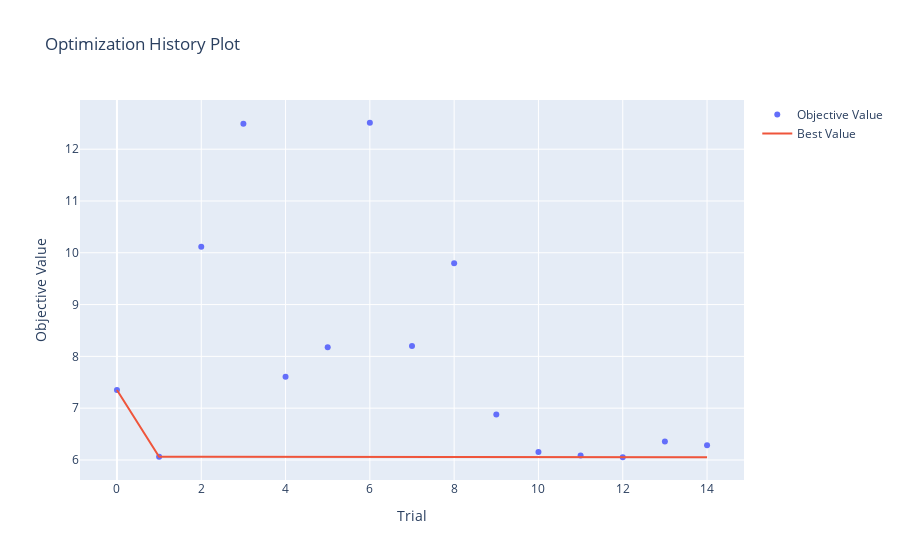
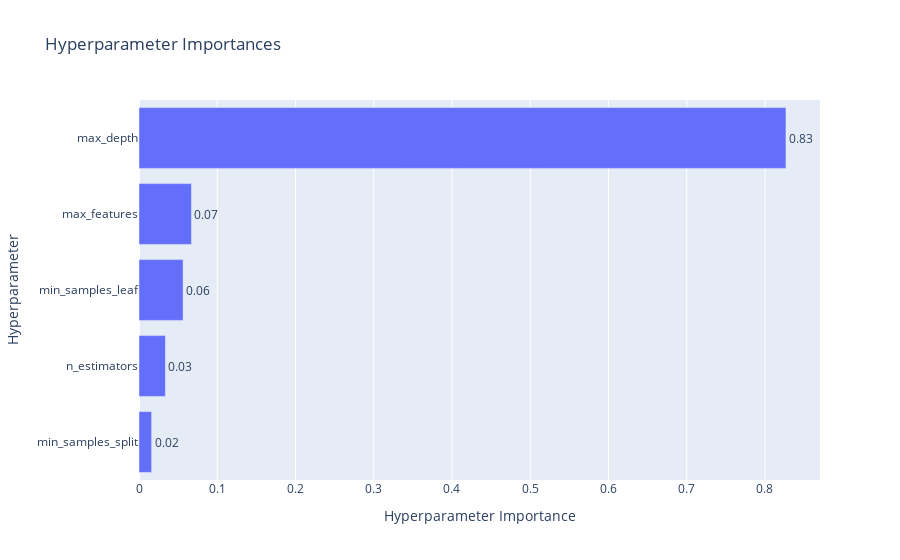

Here is the notebook cell these charts were saved with, in order:
### Code cell
vis.plot_optimization_history(study_rf).show()
vis.plot_param_importances(study_rf).show()

### Figure 1 — Plotly figure (JSON) as saved in the notebook; plotly's stock layout.template omitted (floating-point values rounded to 4 significant figures)
{"data": [{"mode": "markers", "name": "Objective Value", "x": [0, 1, 2, 3, 4, 5, 6, 7, 8, 9, 10, 11, 12, 13, 14], "y": [7.351, 6.063, 10.12, 12.49, 7.605, 8.175, 12.51, 8.201, 9.799, 6.879, 6.153, 6.088, 6.052, 6.358, 6.285], "type": "scatter"}, {"mode": "lines", "name": "Best Value", "x": [0, 1, 2, 3, 4, 5, 6, 7, 8, 9, 10, 11, 12, 13, 14], "y": [7.351, 6.063, 6.063, 6.063, 6.063, 6.063, 6.063, 6.063, 6.063, 6.063, 6.063, 6.063, 6.052, 6.052, 6.052], "type": "scatter"}, {"marker": {"color": "#cccccc"}, "mode": "markers", "name": "Infeasible Trial", "showlegend": false, "x": [], "y": [], "type": "scatter"}], "layout": {"title": {"text": "Optimization History Plot"}, "xaxis": {"title": {"text": "Trial"}}, "yaxis": {"title": {"text": "Objective Value"}}}}

### Figure 2 — Plotly figure (JSON) as saved in the notebook; plotly's stock layout.template omitted (floating-point values rounded to 4 significant figures)
{"data": [{"cliponaxis": false, "hovertemplate": ["min_samples_split (IntDistribution): 0.01611336785865112<extra></extra>", "n_estimators (IntDistribution): 0.03371309856983403<extra></extra>", "min_samples_leaf (IntDistribution): 0.05634663576169041<extra></extra>", "max_features (CategoricalDistribution): 0.06700816968578985<extra></extra>", "max_depth (IntDistribution): 0.8268187281240347<extra></extra>"], "name": "Objective Value", "orientation": "h", "text": ["0.02", "0.03", "0.06", "0.07", "0.83"], "textposition": "outside", "x": [0.01611, 0.03371, 0.05635, 0.06701, 0.8268], "y": ["min_samples_split", "n_estimators", "min_samples_leaf", "max_features", "max_depth"], "type": "bar"}], "layout": {"title": {"text": "Hyperparameter Importances"}, "xaxis": {"title": {"text": "Hyperparameter Importance"}}, "yaxis": {"title": {"text": "Hyperparameter"}}}}
